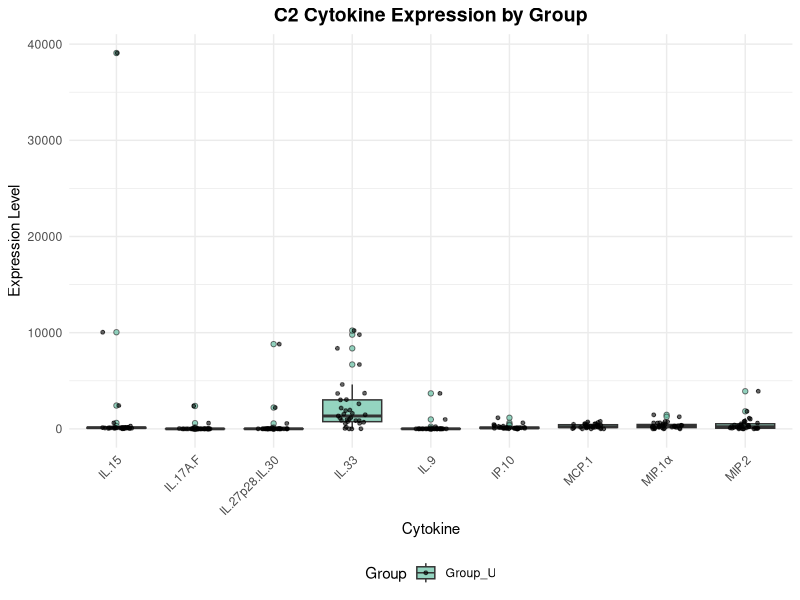
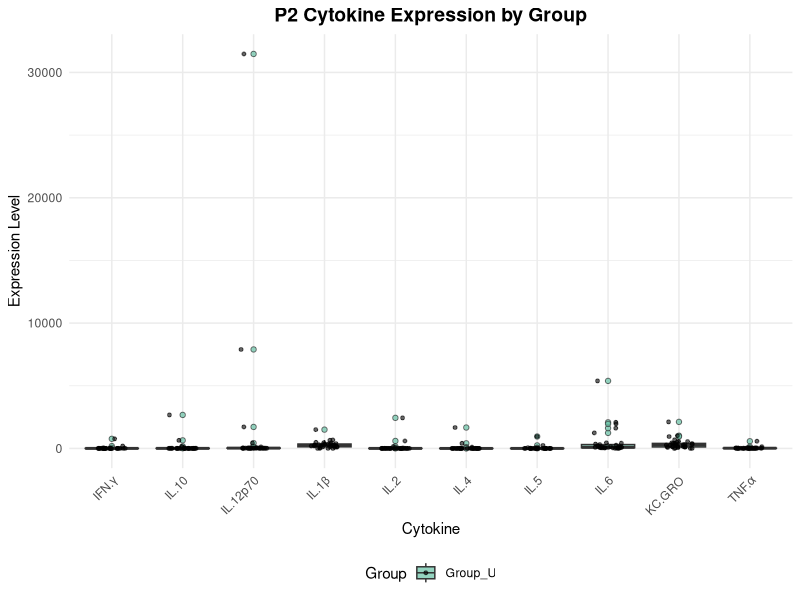
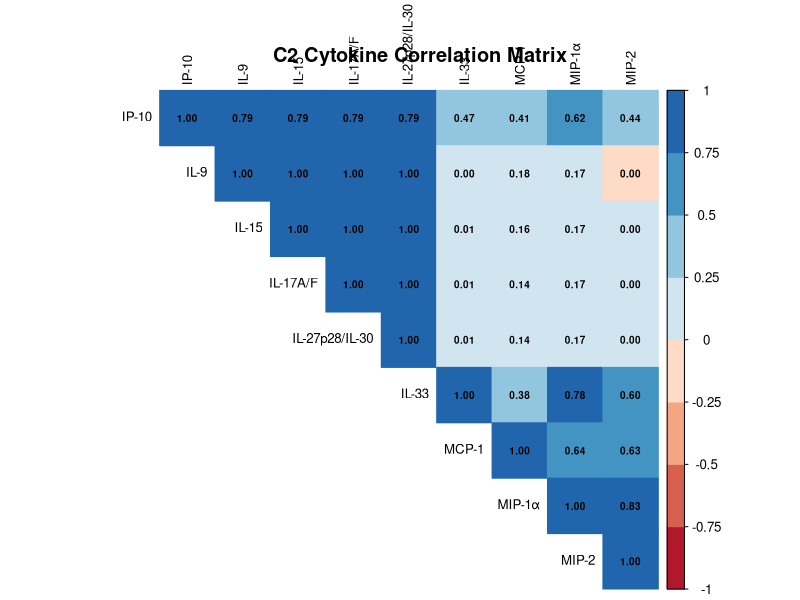
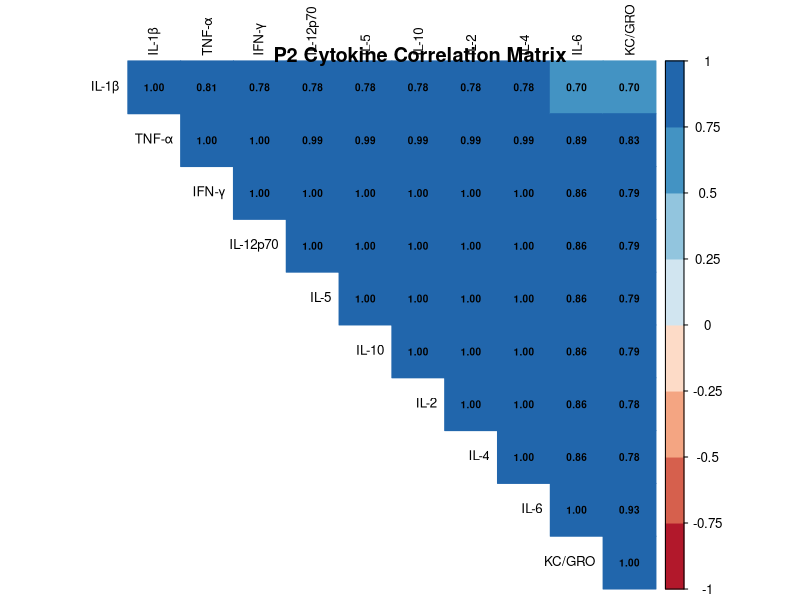

Write the R code that produced these figures, in order.
#!/usr/bin/env Rscript

# Simple RNA/Cytokine Analysis Script
# Analysis of treatment effects on cytokine expression
# Author: RNA Analysis Pipeline
# Date: 2024

# Load required libraries
suppressPackageStartupMessages({
  library(tidyverse)
  library(readxl)
  library(ggplot2)
  library(corrplot)
  library(RColorBrewer)
  library(reshape2)
})

# Set working directory and create output folder
setwd("/Users/suwa/Desktop/rna_analyze-2")
if (!dir.exists("output")) dir.create("output")
if (!dir.exists("plots")) dir.create("plots")

# Simple approach: read data directly and manually process
cat("Loading and processing data...\n")

# Read C2 data
c2_raw <- read_excel("11-19-20-C2.xlsx", skip = 2)
cat("C2 raw data dimensions:", dim(c2_raw), "\n")

# Get cytokine names from first row
c2_cytokines <- as.character(c2_raw[1, -1])
cat("C2 cytokines:", paste(c2_cytokines, collapse = ", "), "\n")

# Get sample IDs from first column, excluding header
c2_samples <- as.character(c2_raw[-1, 1])
# Remove "Row Labels" if present
if (c2_samples[1] == "Row Labels") {
  c2_samples <- c2_samples[-1]
  c2_raw <- c2_raw[-1, ]
}

# Get numeric data
c2_numeric <- c2_raw[-1, -1]
c2_matrix <- as.matrix(c2_numeric)
mode(c2_matrix) <- "numeric"

# Create C2 dataframe
c2_data <- data.frame(
  Sample_ID = c2_samples,
  c2_matrix,
  stringsAsFactors = FALSE
)
colnames(c2_data) <- c("Sample_ID", c2_cytokines)

# Read P2 data
p2_raw <- read_excel("11-19-20-P2.xlsx", skip = 2)
cat("P2 raw data dimensions:", dim(p2_raw), "\n")

# Get cytokine names from first row
p2_cytokines <- as.character(p2_raw[1, -1])
cat("P2 cytokines:", paste(p2_cytokines, collapse = ", "), "\n")

# Get sample IDs from first column, excluding header
p2_samples <- as.character(p2_raw[-1, 1])
# Remove "Row Labels" if present
if (p2_samples[1] == "Row Labels") {
  p2_samples <- p2_samples[-1]
  p2_raw <- p2_raw[-1, ]
}

# Get numeric data
p2_numeric <- p2_raw[-1, -1]
p2_matrix <- as.matrix(p2_numeric)
mode(p2_matrix) <- "numeric"

# Create P2 dataframe
p2_data <- data.frame(
  Sample_ID = p2_samples,
  p2_matrix,
  stringsAsFactors = FALSE
)
colnames(p2_data) <- c("Sample_ID", p2_cytokines)

cat("\nData loaded successfully!\n")
cat("C2 data dimensions:", dim(c2_data), "\n")
cat("P2 data dimensions:", dim(p2_data), "\n")

# Create groups manually
c2_groups <- ifelse(substr(c2_data$Sample_ID, 1, 1) == "S", "Group_S", "Group_U")
p2_groups <- ifelse(substr(p2_data$Sample_ID, 1, 1) == "S", "Group_S", "Group_U")

cat("\nGroup assignments:\n")
cat("C2 - Group S:", sum(c2_groups == "Group_S"), ", Group U:", sum(c2_groups == "Group_U"), "\n")
cat("P2 - Group S:", sum(p2_groups == "Group_S"), ", Group U:", sum(p2_groups == "Group_U"), "\n")

# Function to perform statistical analysis
analyze_cytokines <- function(data, groups, cytokine_names, dataset_name) {
  cat("\nAnalyzing", dataset_name, "cytokines...\n")
  
  results <- list()
  
  for (i in 1:length(cytokine_names)) {
    cytokine <- cytokine_names[i]
    values <- data[[cytokine]]
    
    # Split by groups
    group_s_values <- values[groups == "Group_S"]
    group_u_values <- values[groups == "Group_U"]
    
    # Remove NA values
    group_s_values <- group_s_values[!is.na(group_s_values)]
    group_u_values <- group_u_values[!is.na(group_u_values)]
    
    if (length(group_s_values) > 0 && length(group_u_values) > 0) {
      # Perform t-test
      t_test <- t.test(group_s_values, group_u_values)
      
      # Calculate effect size
      pooled_sd <- sqrt(((length(group_s_values) - 1) * var(group_s_values) + 
                         (length(group_u_values) - 1) * var(group_u_values)) / 
                        (length(group_s_values) + length(group_u_values) - 2))
      cohens_d <- (mean(group_s_values) - mean(group_u_values)) / pooled_sd
      
      results[[cytokine]] <- list(
        mean_group_s = mean(group_s_values),
        mean_group_u = mean(group_u_values),
        sd_group_s = sd(group_s_values),
        sd_group_u = sd(group_u_values),
        p_value = t_test$p.value,
        t_statistic = t_test$statistic,
        cohens_d = cohens_d,
        significant = t_test$p.value < 0.05
      )
      
      cat(sprintf("  %s: p = %.4f, Effect size = %.3f, Significant: %s\n", 
                  cytokine, t_test$p.value, cohens_d, ifelse(t_test$p.value < 0.05, "YES", "NO")))
    } else {
      cat("  ", cytokine, ": Insufficient data\n")
    }
  }
  
  return(results)
}

# Perform analysis
c2_stats <- analyze_cytokines(c2_data, c2_groups, c2_cytokines, "C2")
p2_stats <- analyze_cytokines(p2_data, p2_groups, p2_cytokines, "P2")

# Create summary tables
create_summary_table <- function(stats, dataset_name) {
  if (length(stats) == 0) return(NULL)
  
  summary_df <- data.frame(
    Cytokine = names(stats),
    Mean_Group_S = sapply(stats, function(x) round(x$mean_group_s, 3)),
    Mean_Group_U = sapply(stats, function(x) round(x$mean_group_u, 3)),
    SD_Group_S = sapply(stats, function(x) round(x$sd_group_s, 3)),
    SD_Group_U = sapply(stats, function(x) round(x$sd_group_u, 3)),
    P_Value = sapply(stats, function(x) format.pval(x$p_value, digits = 3)),
    T_Statistic = sapply(stats, function(x) round(x$t_statistic, 3)),
    Cohens_D = sapply(stats, function(x) round(x$cohens_d, 3)),
    Significant = sapply(stats, function(x) ifelse(x$significant, "Yes", "No")),
    stringsAsFactors = FALSE
  )
  
  # Sort by p-value
  summary_df <- summary_df[order(summary_df$P_Value), ]
  
  return(summary_df)
}

# Create and save summary tables
c2_summary <- create_summary_table(c2_stats, "C2")
p2_summary <- create_summary_table(p2_stats, "P2")

write.csv(c2_summary, "output/c2_cytokine_summary.csv", row.names = FALSE)
write.csv(p2_summary, "output/p2_cytokine_summary.csv", row.names = FALSE)

# Create visualizations
cat("\nCreating visualizations...\n")

# Prepare data for plotting
c2_plot_data <- data.frame(
  Sample_ID = c2_data$Sample_ID,
  Group = c2_groups,
  c2_data[, -1],
  stringsAsFactors = FALSE
)

p2_plot_data <- data.frame(
  Sample_ID = p2_data$Sample_ID,
  Group = p2_groups,
  p2_data[, -1],
  stringsAsFactors = FALSE
)

# Create boxplots
create_boxplots <- function(data, group_col, cytokine_names, title) {
  # Melt data for plotting
  plot_data <- melt(data, id.vars = c("Sample_ID", group_col), 
                    variable.name = "Cytokine", value.name = "Expression")
  
  # Remove NA values
  plot_data <- plot_data[!is.na(plot_data$Expression), ]
  
  # Create boxplot
  p <- ggplot(plot_data, aes(x = Cytokine, y = Expression, fill = Group)) +
    geom_boxplot(alpha = 0.7, outlier.shape = 21) +
    geom_jitter(width = 0.2, alpha = 0.6, size = 1) +
    scale_fill_brewer(palette = "Set2", name = "Group") +
    theme_minimal() +
    theme(axis.text.x = element_text(angle = 45, hjust = 1),
          plot.title = element_text(hjust = 0.5, size = 14, face = "bold"),
          legend.position = "bottom") +
    labs(title = title,
         x = "Cytokine",
         y = "Expression Level")
  
  return(p)
}

# Create and save boxplots
c2_boxplot <- create_boxplots(c2_plot_data, "Group", c2_cytokines, "C2 Cytokine Expression by Group")
ggsave("plots/c2_cytokine_boxplots.png", c2_boxplot, width = 12, height = 8, dpi = 300)

p2_boxplot <- create_boxplots(p2_plot_data, "Group", p2_cytokines, "P2 Cytokine Expression by Group")
ggsave("plots/p2_cytokine_boxplots.png", p2_boxplot, width = 12, height = 8, dpi = 300)

# Create correlation plots
create_correlation_plot <- function(data, cytokine_names, title) {
  # Extract numeric data
  numeric_data <- data[, cytokine_names]
  
  # Calculate correlation matrix
  cor_matrix <- cor(numeric_data, use = "pairwise.complete.obs")
  
  # Create correlation plot
  png(paste0("plots/", gsub(" ", "_", tolower(title)), ".png"), 
      width = 10, height = 8, units = "in", res = 300)
  corrplot(cor_matrix, 
           method = "color",
           type = "upper",
           order = "hclust",
           tl.cex = 0.8,
           tl.col = "black",
           addCoef.col = "black",
           number.cex = 0.6,
           col = brewer.pal(n = 8, name = "RdBu"))
  title(title, line = 1)
  dev.off()
}

create_correlation_plot(c2_data, c2_cytokines, "C2 Cytokine Correlation Matrix")
create_correlation_plot(p2_data, p2_cytokines, "P2 Cytokine Correlation Matrix")

# Create summary report
cat("\nGenerating summary report...\n")

report_content <- paste0('
RNA/Cytokine Analysis Summary Report
====================================

Analysis Date: ', Sys.Date(), '
Data Files: 11-19-20-C2.xlsx, 11-19-20-P2.xlsx

Sample Groups:
- Group S: Samples S001-S008 (Treatment group 1)
- Group U: Samples U001-U026 (Treatment group 2)

C2 Cytokines Analyzed: ', paste(c2_cytokines, collapse = ", "), '

P2 Cytokines Analyzed: ', paste(p2_cytokines, collapse = ", "), '

Statistical Analysis:
- Test: Two-sample t-test
- Effect size: Cohen\'s d
- Significance threshold: p < 0.05

Key Findings:
============

C2 Cytokines - Significantly Different (p < 0.05):
', paste(sapply(names(c2_stats), function(cytokine) {
    if (c2_stats[[cytokine]]$significant) {
        paste0("- ", cytokine, ": p = ", format.pval(c2_stats[[cytokine]]$p_value, digits = 3),
               ", Effect size = ", round(c2_stats[[cytokine]]$cohens_d, 3))
    }
}), collapse = "\n"), '

P2 Cytokines - Significantly Different (p < 0.05):
', paste(sapply(names(p2_stats), function(cytokine) {
    if (p2_stats[[cytokine]]$significant) {
        paste0("- ", cytokine, ": p = ", format.pval(p2_stats[[cytokine]]$p_value, digits = 3),
               ", Effect size = ", round(p2_stats[[cytokine]]$cohens_d, 3))
    }
}), collapse = "\n"), '

Files Generated:
- output/c2_cytokine_summary.csv
- output/p2_cytokine_summary.csv
- plots/c2_cytokine_boxplots.png
- plots/p2_cytokine_boxplots.png
- plots/c2_cytokine_correlation_matrix.png
- plots/p2_cytokine_correlation_matrix.png

Analysis complete!
')

writeLines(report_content, "output/analysis_summary.txt")

# Print final summary
cat("\n==================================================\n")
cat("ANALYSIS COMPLETE!\n")
cat("==================================================\n\n")

cat("Files generated:\n")
cat("- output/c2_cytokine_summary.csv\n")
cat("- output/p2_cytokine_summary.csv\n")
cat("- output/analysis_summary.txt\n")
cat("- plots/ (visualization files)\n\n")

cat("Key Results:\n")
cat("C2 Cytokines - Significantly different:\n")
for (cytokine in names(c2_stats)) {
  if (c2_stats[[cytokine]]$significant) {
    cat(sprintf("  %s: p = %.4f, Effect size = %.3f\n", 
                cytokine, c2_stats[[cytokine]]$p_value, c2_stats[[cytokine]]$cohens_d))
  }
}

cat("\nP2 Cytokines - Significantly different:\n")
for (cytokine in names(p2_stats)) {
  if (p2_stats[[cytokine]]$significant) {
    cat(sprintf("  %s: p = %.4f, Effect size = %.3f\n", 
                cytokine, p2_stats[[cytokine]]$p_value, p2_stats[[cytokine]]$cohens_d))
  }
}

cat("\nCheck 'output/analysis_summary.txt' for a complete summary!\n")

